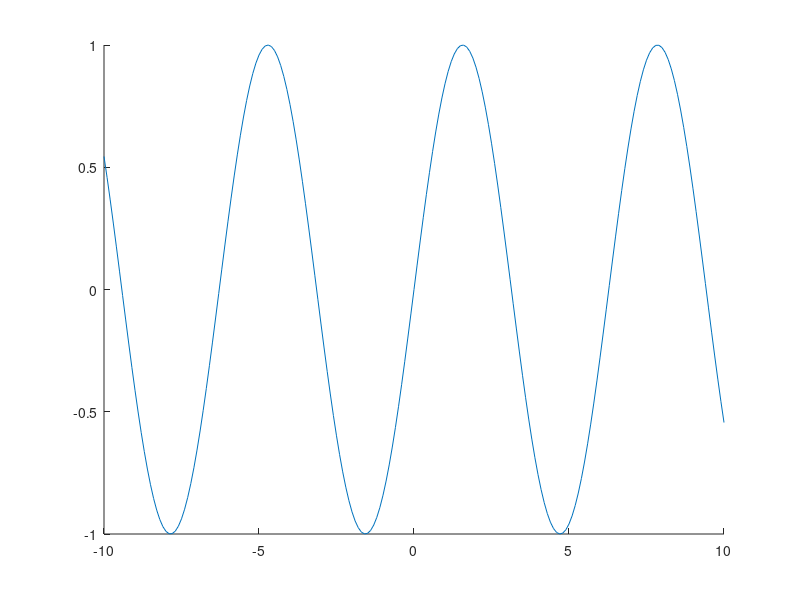
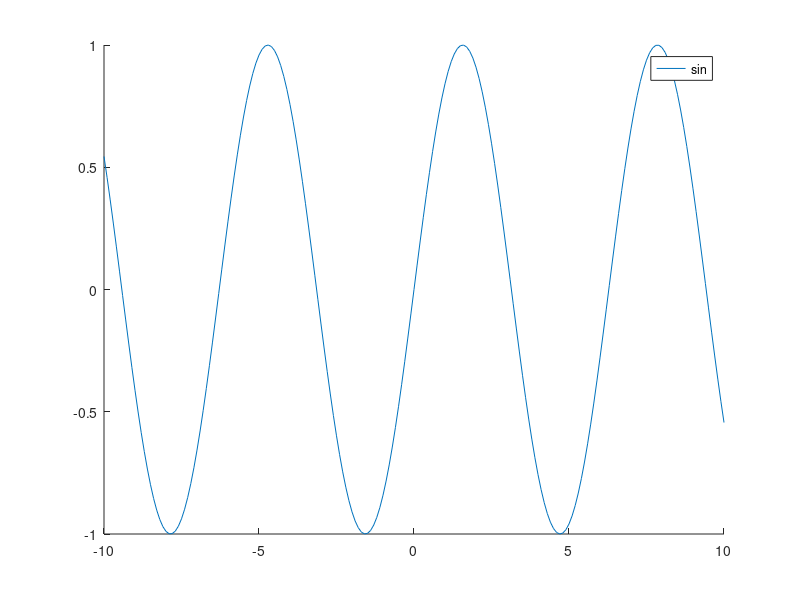
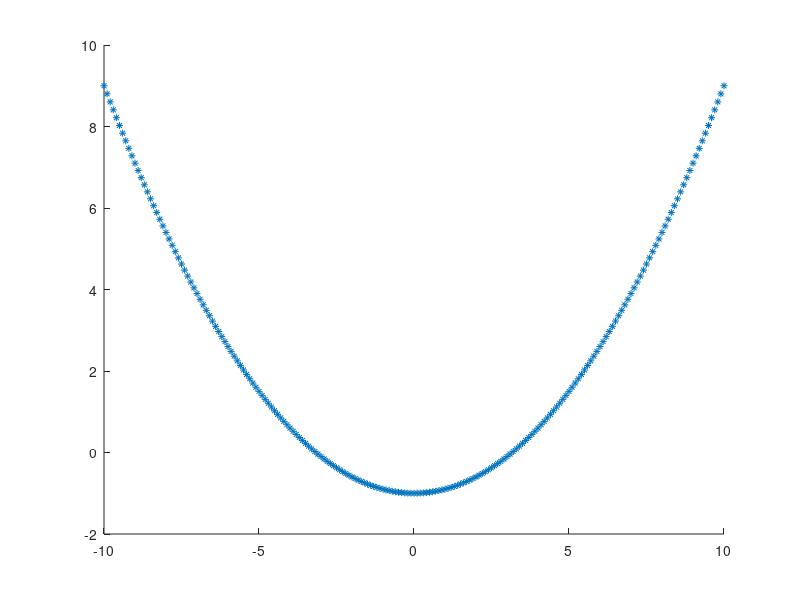
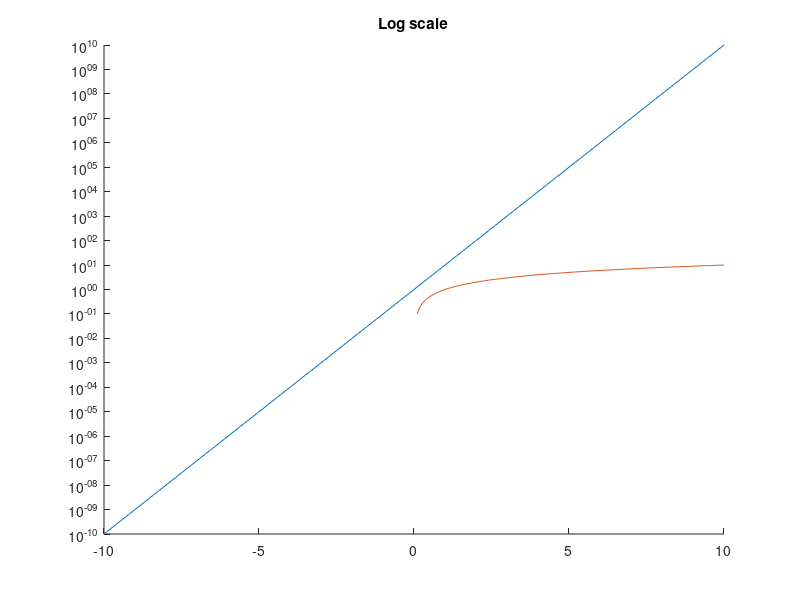

Write the MATLAB code that produced these figures, in order.
% Plotting

x = -10 : 0.1 : 10; 
figure(1);
hold on;
plot(x, sin(x));
hold off;
print("IMG/01_plot.png");

figure(2);
hold on;
fplot(@sin, [-10, 10], 201);
hold off;
print("IMG/02_fplot.png");


y1 = 0.1 .* x.^2 - 1;
figure(3);
hold on;
plot(x, y1, "*", "markersize", 5);
hold off;
print("IMG/03_mod.png");


y = 10 .^ x;
figure(4);
hold on;
semilogy(x, y);
semilogy(x, x);
title("Log scale");
hold off;
print("IMG/04_log.png");


figure(5);
hold on;
hist(randn(1000, 1), 30, 1);
title("Hist");
hold off;
print("IMG/05_hist.png");

figure(6);
hold on;
bar(rand(10, 1));
title("Bar");
hold off;
print("IMG/06_bar.png");

figure(7);
hold on;
barh(rand(10, 3), 0.9, "stacked");
title("BarH");
hold off;
print("IMG/07_barh.png");


figure(8);
hold on;
stairs(x, cos(x));
x = -10 : 0.5 : 10;
stairs(x, cos(x));
title("Stairs");
hold off;
print("IMG/08_stairs.png");

x = 1 : 10;
y = x * 2;
figure(9);
hold on;
stem(x, y, "fill");
title("Stem");
hold off;
print("IMG/09_stem.png");


x = 2 : 0.2 : 4;
y = 1 : 0.2 : 3;
[X, Y] = meshgrid(x, y);
Z = (X - 3) .^ 2 - (Y - 2) .^ 2; 
figure(10);
hold on;
contour(X, Y, Z);
title("Contour");
hold off;
print("IMG/10_contour.png");


x = 0 : 0.25 : 5;
y = sin(x);
yp = 0.1 .* randn(size(x));
ym = - 0.1 .* randn(size(x));
figure(11);
hold on;
errorbar(x, y, ym, yp, "#~");
title("Errorbar");
hold off;
print("IMG/11_errorbar.png");


t = 0 : 0.1 : 6*pi;
figure(12);
hold on;
polar(t, t);
polar(t, 6 - 6 .* cos(t))
title("Polar");
hold off;
print("IMG/12_polar.png");


figure(13);
hold on;
p = rand(4, 1);
p = p ./ sum(p);
pie(p, {"a", "b", "c", "d"});
title("Pie");
hold off;
print("IMG/13_pie.png");


figure(14);
hold on;
[x, y] = meshgrid(1:2:20);
quiver(x, y, sin(2 * pi * x/10), cos(2 * pi * y/10));
title("Quiver");
hold off;
print("IMG/14_quiver.png");


figure(15);
hold on;
[x, y] = meshgrid(1:2:20);
pcolor(x, y, rand(10, 10));
title("Pcolor");
hold off;
print("IMG/15_pcolor.png");

x = 0 : 0.1 : 7;
y = sin(x);
figure(16);
hold on;
area(x, y);
title("Area");
hold off;
print("IMG/16_area.png");

[X, Y] = meshgrid(-8 : 0.2 : 8);
r = sqrt(X.^2 + Y.^2) + eps;
Z = sin(r) ./ r ;
figure(17);
colormap(jet);
meshc(X, Y, Z);
hold on;
title("MeshC");
hold off;
print("IMG/17_meshc.png");


figure(18);
t = 0 : 0.1 : 10*pi;
plot3(t .* cos(t), t .* sin(t), t);
hold on;
title("Plot3");
view(5, 45); % azimuth, altitude
grid on;
hold off;
print("IMG/18_plot3.png");

hold on;
[X, Y] = meshgrid(-8 : 0.4 : 8);
r = sqrt(X.^2 + Y.^2) + eps;
Z = sin(r) ./ r ;
hff = figure(19);
colormap(jet);
subplot(2, 2, 1);
surf(X, Y, Z);
title('surf');
subplot(2, 2, 2);
mesh(X, Y, Z);
title('mesh');
subplot(2, 2, 3);
meshz(X, Y, Z);
title('meshz');
subplot(2, 2, 4);
contour(X, Y, Z);
title('contour');
print('IMG/19_surfaces.png');
hold off;


%Annotations 

x = -10 : 0.1 : 10;
y = sin(x);
figure(20);
plot(x, sin(x));
title("sin(x)");
xlabel("x");
ylabel("sin(x)");
text(pi, 0.7, "annotation");
legend("sin(x)");
print("IMG/20_annot.png");


% Common

figure(21, 'Position', [0 0 1000 400]);
colormap(winter);
subplot(1, 2, 1);
[x, y, z] = sombrero();
mesh(x, y, z);
title("Sombrero");
subplot(1, 2, 2);
[x, y, z] = peaks();
mesh(x, y, z);
title("Peaks");
print("IMG/21_test.png");